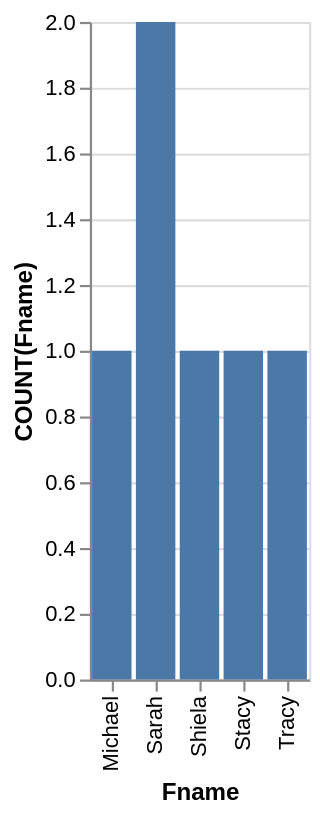

Specify this chart in Vega-Lite:
### Vega-Lite specification from a JSON file in a GitHub repository (floating-point values rounded to 4 significant figures)
{"data": {"values": [{"x_data": "Michael", "y_data": 1}, {"x_data": "Sarah", "y_data": 2}, {"x_data": "Shiela", "y_data": 1}, {"x_data": "Stacy", "y_data": 1}, {"x_data": "Tracy", "y_data": 1}]}, "mark": "bar", "encoding": {"x": {"field": "x_data", "type": "nominal", "title": "Fname", "sort": "ascending"}, "y": {"field": "y_data", "type": "quantitative", "title": "COUNT(Fname)"}}}
